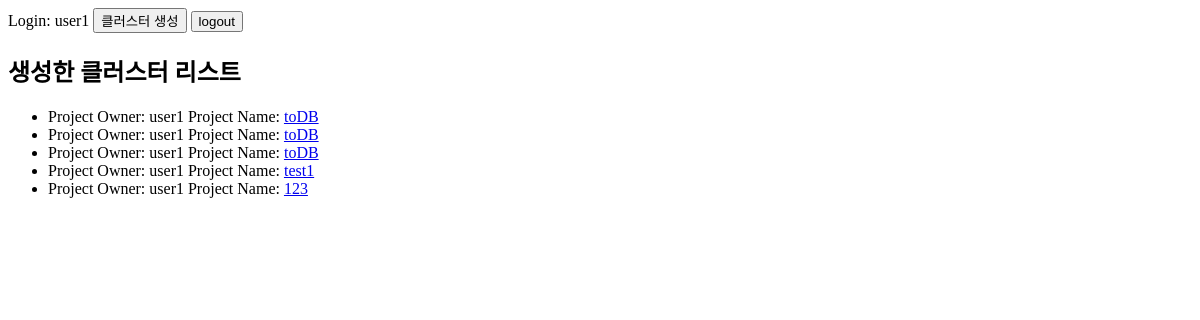
The app's page / (signed in), older data.
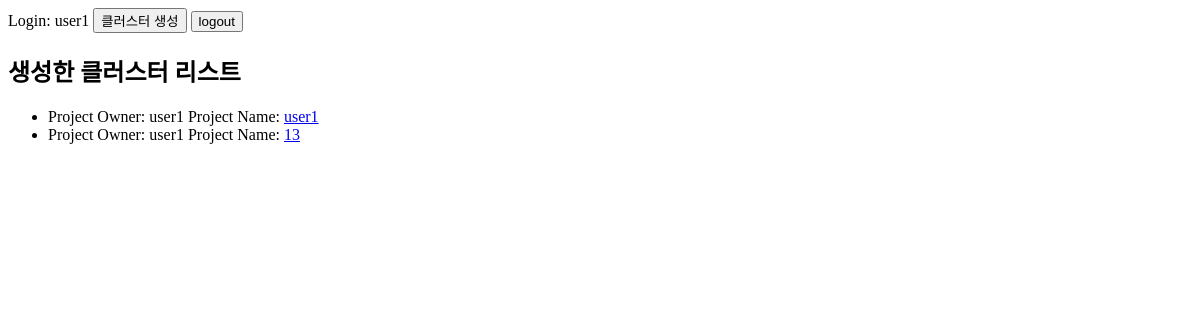
The same page, newer data.
### EKS/models.py (models this page shows)
class Cluster(models.Model):
    email = models.ForeignKey(User, on_delete=models.CASCADE)
    project_name = models.CharField(max_length=100)
    description = models.TextField()
    master_num = models.IntegerField()
    master_cpu = models.IntegerField()
    master_ram = models.IntegerField()
    node_num = models.IntegerField()
    node_cpu = models.IntegerField()
    node_ram = models.IntegerField()

### EKS/views.py (the view)
# urls.py: path('', views.index),
def index(request):
    project_list = Cluster.objects.order_by('-project_name')
    context = {'project_list':project_list}
    return render(request, 'EKS/index.html', context)

### templates/EKS/index.html (shortened to what this page needs)
<!DOCTYPE html>
<html lang="en">
<head>
</head>
<body>
{% if request.user.is_authenticated %}
Login: {{ request.user }}
<button type="button" onclick="location.href='/create' ">클러스터 생성</button>
<button type="button" onclick="location.href='/user/logout' ">logout</button>
<h2>생성한 클러스터 리스트</h2>
    {% if project_list %}
       <ul>
        {% for project in project_list %}
                {% if request.user == project.email %}
               <li>
                Project Owner: {{ project.email }}
                Project Name: <a href="/{{ project.project_name }}/">{{ project.project_name }}</a>
               </li>
                 {% endif %}
        {% endfor %}
        </ul>
    {% else %}
        <p>프로젝트가 없습니다</p>
    {% endif %}
{% endif %}
</body>
</html>

Row changes from the older to the newer data that the page shows:
removed Cluster: email "user1", project_name "toDB"
removed Cluster: email "user1", project_name "toDB"
removed Cluster: email "user1", project_name "toDB"
removed Cluster: email "user1", project_name "test1"
removed Cluster: email "user1", project_name "123"
added Cluster: email "user1", project_name "user1"
added Cluster: email "user1", project_name "13"
